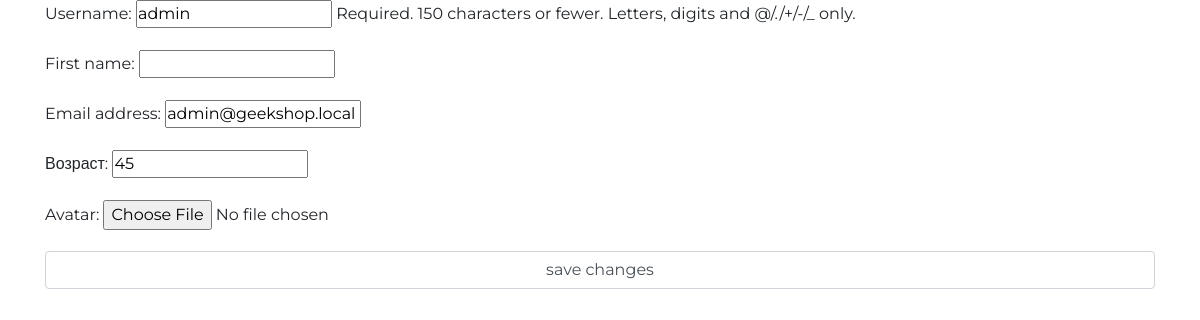
The app's page /auth/edit/1/ with its own data.
### authapp/models.py (models this page shows, shortened)
class ShopUser(AbstractUser):
    class Meta:
        verbose_name = 'пользователь'
        verbose_name_plural = 'пользователи'
    avatar = models.ImageField(upload_to='users_avatars', blank=True)
    age = models.PositiveIntegerField(verbose_name='возраст')

### authapp/views.py (the view)
# urls.py: path('edit/<int:pk>/', authapp.EditView.as_view(), name='edit'),
class EditView(UpdateView):
    model = ShopUser
    template_name = 'authapp/edit.html'
    fields = 'username', 'first_name', 'email', 'age', 'avatar'
    success_url = reverse_lazy('main')

### authapp/templates/authapp/edit.html (shortened to what this page needs)
{% extends 'authapp/base.html' %}
{%  load static %}
{%  block content %}
    <form class="form-group" method="post">
        {{ form.as_p }}
        <input class="form-control" type="submit" value="save changes">
    </form>
{% endblock %}

### static/css/style.css (style rules this page uses)
body { font-family: 'Montserrat', sans-serif; max-width: 1366px; min-width: 800px; margin: 0 auto; }
html, body { height: 100%; }
* { padding: 0; margin: 0; }

### records on screen
ShopUser: username "admin", email "admin@geekshop.local", age "45"
